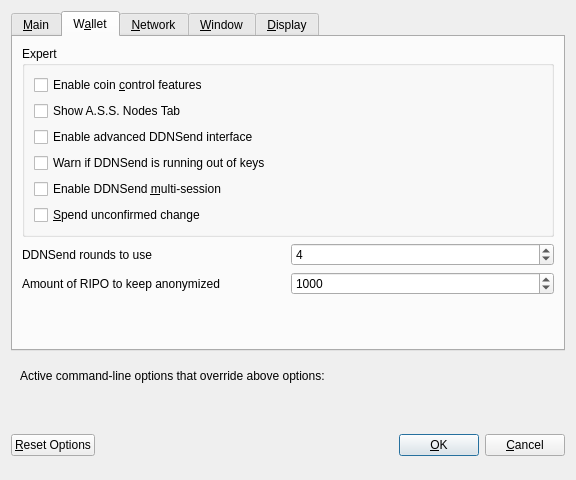
<?xml version="1.0" encoding="UTF-8"?>
<ui version="4.0">
 <class>OptionsDialog</class>
 <widget class="QDialog" name="OptionsDialog">
  <property name="geometry">
   <rect>
    <x>0</x>
    <y>0</y>
    <width>576</width>
    <height>480</height>
   </rect>
  </property>
  <property name="windowTitle">
   <string>Options</string>
  </property>
  <property name="modal">
   <bool>true</bool>
  </property>
  <layout class="QVBoxLayout" name="verticalLayout">
   <item>
    <widget class="QTabWidget" name="tabWidget">
     <property name="currentIndex">
      <number>1</number>
     </property>
     <widget class="QWidget" name="tabMain">
      <attribute name="title">
       <string>&amp;Main</string>
      </attribute>
      <layout class="QVBoxLayout" name="verticalLayout_Main">
       <item>
        <widget class="QCheckBox" name="bitcoinAtStartup">
         <property name="toolTip">
          <string>Automatically start RIPO Core after logging in to the system.</string>
         </property>
         <property name="text">
          <string>&amp;Start Ripoff Core on system login</string>
         </property>
        </widget>
       </item>
       <item>
        <layout class="QHBoxLayout" name="horizontalLayout_2_Main">
         <item>
          <widget class="QLabel" name="databaseCacheLabel">
           <property name="text">
            <string>Size of &amp;database cache</string>
           </property>
           <property name="textFormat">
            <enum>Qt::PlainText</enum>
           </property>
           <property name="buddy">
            <cstring>databaseCache</cstring>
           </property>
          </widget>
         </item>
         <item>
          <widget class="QSpinBox" name="databaseCache"/>
         </item>
         <item>
          <widget class="QLabel" name="databaseCacheUnitLabel">
           <property name="text">
            <string>MB</string>
           </property>
           <property name="textFormat">
            <enum>Qt::PlainText</enum>
           </property>
          </widget>
         </item>
         <item>
          <spacer name="horizontalSpacer_2_Main">
           <property name="orientation">
            <enum>Qt::Horizontal</enum>
           </property>
           <property name="sizeHint" stdset="0">
            <size>
             <width>40</width>
             <height>20</height>
            </size>
           </property>
          </spacer>
         </item>
        </layout>
       </item>
       <item>
        <layout class="QHBoxLayout" name="horizontalLayout_3_Main">
         <item>
          <widget class="QLabel" name="threadsScriptVerifLabel">
           <property name="text">
            <string>Number of script &amp;verification threads</string>
           </property>
           <property name="textFormat">
            <enum>Qt::PlainText</enum>
           </property>
           <property name="buddy">
            <cstring>threadsScriptVerif</cstring>
           </property>
          </widget>
         </item>
         <item>
          <widget class="QSpinBox" name="threadsScriptVerif">
           <property name="toolTip">
            <string>(0 = auto, &lt;0 = leave that many cores free)</string>
           </property>
          </widget>
         </item>
         <item>
          <spacer name="horizontalSpacer_3_Main">
           <property name="orientation">
            <enum>Qt::Horizontal</enum>
           </property>
           <property name="sizeHint" stdset="0">
            <size>
             <width>40</width>
             <height>20</height>
            </size>
           </property>
          </spacer>
         </item>
        </layout>
       </item>
       <item>
        <spacer name="verticalSpacer_Main">
         <property name="orientation">
          <enum>Qt::Vertical</enum>
         </property>
         <property name="sizeHint" stdset="0">
          <size>
           <width>20</width>
           <height>40</height>
          </size>
         </property>
        </spacer>
       </item>
      </layout>
     </widget>
     <widget class="QWidget" name="tabWallet">
      <attribute name="title">
       <string>W&amp;allet</string>
      </attribute>
      <layout class="QVBoxLayout" name="verticalLayout_Wallet">
       <item>
        <widget class="QGroupBox" name="groupBox">
         <property name="title">
          <string>Expert</string>
         </property>
         <layout class="QVBoxLayout" name="verticalLayout_2">
          <item>
           <widget class="QCheckBox" name="coinControlFeatures">
            <property name="toolTip">
             <string>Whether to show coin control features or not.</string>
            </property>
            <property name="text">
             <string>Enable coin &amp;control features</string>
            </property>
           </widget>
          </item>
          <item>
           <widget class="QCheckBox" name="showMasternodesTab">
            <property name="toolTip">
             <string>Show additional tab listing all your masternodes in first sub-tab&lt;br/&gt;and all masternodes on the network in second sub-tab.</string>
            </property>
            <property name="text">
             <string>Show A.S.S. Nodes Tab</string>
            </property>
           </widget>
          </item>
          <item>
           <widget class="QCheckBox" name="showAdvancedPSUI">
            <property name="toolTip">
             <string>Show additional information and buttons for DDNSend on overview screen.</string>
            </property>
            <property name="text">
             <string>Enable advanced DDNSend interface</string>
            </property>
           </widget>
          </item>
          <item>
           <widget class="QCheckBox" name="lowKeysWarning">
            <property name="toolTip">
             <string>Show warning dialog when DDNSend detects that wallet has very low number of keys left.</string>
            </property>
            <property name="text">
             <string>Warn if DDNSend is running out of keys</string>
            </property>
           </widget>
          </item>
          <item>
           <widget class="QCheckBox" name="privateSendMultiSession">
            <property name="toolTip">
             <string>Whether to use experimental DDNSend mode with multiple mixing sessions per block.&lt;br/&gt;Note: You must use this feature carefully.&lt;br/&gt;Make sure you always have recent wallet (auto)backup in a safe place!</string>
            </property>
            <property name="text">
             <string>Enable DDNSend &amp;multi-session</string>
            </property>
           </widget>
          </item>
          <item>
           <widget class="QCheckBox" name="spendZeroConfChange">
            <property name="toolTip">
             <string>If you disable the spending of unconfirmed change, the change from a transaction&lt;br/&gt;cannot be used until that transaction has at least one confirmation.&lt;br/&gt;This also affects how your balance is computed.</string>
            </property>
            <property name="text">
             <string>&amp;Spend unconfirmed change</string>
            </property>
           </widget>
          </item>
         </layout>
        </widget>
       </item>
       <item>
        <layout class="QHBoxLayout" name="horizontalLayout_4_Wallet">
         <item>
          <widget class="QLabel" name="label">
           <property name="toolTip">
            <string>This setting determines the amount of individual masternodes that an input will be anonymized through.&lt;br/&gt;More rounds of anonymization gives a higher degree of privacy, but also costs more in fees.</string>
           </property>
           <property name="text">
            <string>DDNSend rounds to use</string>
           </property>
          </widget>
         </item>
         <item>
          <widget class="QSpinBox" name="privateSendRounds">
           <property name="minimum">
            <number>2</number>
           </property>
           <property name="maximum">
            <number>8</number>
           </property>
           <property name="value">
            <number>4</number>
           </property>
          </widget>
         </item>
        </layout>
       </item>
       <item>
        <layout class="QHBoxLayout" name="horizontalLayout">
         <item>
          <widget class="QLabel" name="label_2">
           <property name="toolTip">
            <string>This amount acts as a threshold to turn off DDNSend once it's reached.</string>
           </property>
           <property name="statusTip">
            <string notr="true"/>
           </property>
           <property name="whatsThis">
            <string notr="true"/>
           </property>
           <property name="accessibleName">
            <string notr="true"/>
           </property>
           <property name="accessibleDescription">
            <string notr="true"/>
           </property>
           <property name="text">
            <string>Amount of RIPO to keep anonymized</string>
           </property>
          </widget>
         </item>
         <item>
          <widget class="QSpinBox" name="privateSendAmount">
           <property name="minimum">
            <number>2</number>
           </property>
           <property name="maximum">
            <number>2000</number>
           </property>
           <property name="singleStep">
            <number>10</number>
           </property>
           <property name="value">
            <number>1000</number>
           </property>
          </widget>
         </item>
        </layout>
       </item>
       <item>
        <spacer name="verticalSpacer_Wallet">
         <property name="orientation">
          <enum>Qt::Vertical</enum>
         </property>
         <property name="sizeHint" stdset="0">
          <size>
           <width>20</width>
           <height>40</height>
          </size>
         </property>
        </spacer>
       </item>
      </layout>
     </widget>
     <widget class="QWidget" name="tabNetwork">
      <attribute name="title">
       <string>&amp;Network</string>
      </attribute>
      <layout class="QVBoxLayout" name="verticalLayout_Network">
       <item>
        <widget class="QCheckBox" name="mapPortUpnp">
         <property name="toolTip">
          <string>Automatically open the RIPO Core client port on the router. This only works when your router supports UPnP and it is enabled.</string>
         </property>
         <property name="text">
          <string>Map port using &amp;UPnP</string>
         </property>
        </widget>
       </item>
       <item>
        <widget class="QCheckBox" name="allowIncoming">
         <property name="toolTip">
          <string>Accept connections from outside</string>
         </property>
         <property name="text">
          <string>Allow incoming connections</string>
         </property>
        </widget>
       </item>
       <item>
        <widget class="QCheckBox" name="connectSocks">
         <property name="toolTip">
          <string>Connect to the RIPO network through a SOCKS5 proxy.</string>
         </property>
         <property name="text">
          <string>&amp;Connect through SOCKS5 proxy (default proxy):</string>
         </property>
        </widget>
       </item>
       <item>
        <layout class="QHBoxLayout" name="horizontalLayout_1_Network">
         <item>
          <widget class="QLabel" name="proxyIpLabel">
           <property name="text">
            <string>Proxy &amp;IP:</string>
           </property>
           <property name="textFormat">
            <enum>Qt::PlainText</enum>
           </property>
           <property name="buddy">
            <cstring>proxyIp</cstring>
           </property>
          </widget>
         </item>
         <item>
          <widget class="QValidatedLineEdit" name="proxyIp">
           <property name="minimumSize">
            <size>
             <width>140</width>
             <height>0</height>
            </size>
           </property>
           <property name="maximumSize">
            <size>
             <width>140</width>
             <height>16777215</height>
            </size>
           </property>
           <property name="toolTip">
            <string>IP address of the proxy (e.g. IPv4: 127.0.0.1 / IPv6: ::1)</string>
           </property>
          </widget>
         </item>
         <item>
          <widget class="QLabel" name="proxyPortLabel">
           <property name="text">
            <string>&amp;Port:</string>
           </property>
           <property name="textFormat">
            <enum>Qt::PlainText</enum>
           </property>
           <property name="buddy">
            <cstring>proxyPort</cstring>
           </property>
          </widget>
         </item>
         <item>
          <widget class="QLineEdit" name="proxyPort">
           <property name="minimumSize">
            <size>
             <width>55</width>
             <height>0</height>
            </size>
           </property>
           <property name="maximumSize">
            <size>
             <width>55</width>
             <height>16777215</height>
            </size>
           </property>
           <property name="toolTip">
            <string>Port of the proxy (e.g. 9050)</string>
           </property>
          </widget>
         </item>
         <item>
          <spacer name="horizontalSpacer_1_Network">
           <property name="orientation">
            <enum>Qt::Horizontal</enum>
           </property>
           <property name="sizeHint" stdset="0">
            <size>
             <width>40</width>
             <height>20</height>
            </size>
           </property>
          </spacer>
         </item>
        </layout>
       </item>
       <item>
        <layout class="QHBoxLayout" name="horizontalLayout_2_Network">
         <item>
          <widget class="QLabel" name="proxyActiveNets">
           <property name="text">
            <string>Used for reaching peers via:</string>
           </property>
           <property name="textFormat">
            <enum>Qt::PlainText</enum>
           </property>
          </widget>
         </item>
         <item>
          <widget class="QCheckBox" name="proxyReachIPv4">
           <property name="enabled">
            <bool>false</bool>
           </property>
           <property name="toolTip">
            <string>Shows, if the supplied default SOCKS5 proxy is used to reach peers via this network type.</string>
           </property>
           <property name="text">
            <string/>
           </property>
          </widget>
         </item>
         <item>
          <widget class="QLabel" name="proxyReachIPv4Label">
           <property name="text">
            <string>IPv4</string>
           </property>
           <property name="textFormat">
            <enum>Qt::PlainText</enum>
           </property>
          </widget>
         </item>
         <item>
          <widget class="QCheckBox" name="proxyReachIPv6">
           <property name="enabled">
            <bool>false</bool>
           </property>
           <property name="toolTip">
            <string>Shows, if the supplied default SOCKS5 proxy is used to reach peers via this network type.</string>
           </property>
           <property name="text">
            <string/>
           </property>
          </widget>
         </item>
         <item>
          <widget class="QLabel" name="proxyReachIPv6Label">
           <property name="text">
            <string>IPv6</string>
           </property>
           <property name="textFormat">
            <enum>Qt::PlainText</enum>
           </property>
          </widget>
         </item>
         <item>
          <widget class="QCheckBox" name="proxyReachTor">
           <property name="enabled">
            <bool>false</bool>
           </property>
           <property name="toolTip">
            <string>Shows, if the supplied default SOCKS5 proxy is used to reach peers via this network type.</string>
           </property>
           <property name="text">
            <string/>
           </property>
          </widget>
         </item>
         <item>
          <widget class="QLabel" name="proxyReachTorLabel">
           <property name="text">
            <string>Tor</string>
           </property>
           <property name="textFormat">
            <enum>Qt::PlainText</enum>
           </property>
          </widget>
         </item>
         <item>
          <spacer name="horizontalSpacer_2_Network">
           <property name="orientation">
            <enum>Qt::Horizontal</enum>
           </property>
           <property name="sizeHint" stdset="0">
            <size>
             <width>40</width>
             <height>20</height>
            </size>
           </property>
          </spacer>
         </item>
        </layout>
       </item>
       <item>
        <widget class="QCheckBox" name="connectSocksTor">
         <property name="toolTip">
          <string>Connect to the RIPO network through a separate SOCKS5 proxy for Tor hidden services.</string>
         </property>
         <property name="text">
          <string>Use separate SOCKS5 proxy to reach peers via Tor hidden services:</string>
         </property>
        </widget>
       </item>
       <item>
        <layout class="QHBoxLayout" name="horizontalLayout_3_Network">
         <item>
          <widget class="QLabel" name="proxyIpTorLabel">
           <property name="text">
            <string>Proxy &amp;IP:</string>
           </property>
           <property name="textFormat">
            <enum>Qt::PlainText</enum>
           </property>
           <property name="buddy">
            <cstring>proxyIpTor</cstring>
           </property>
          </widget>
         </item>
         <item>
          <widget class="QValidatedLineEdit" name="proxyIpTor">
           <property name="minimumSize">
            <size>
             <width>140</width>
             <height>0</height>
            </size>
           </property>
           <property name="maximumSize">
            <size>
             <width>140</width>
             <height>16777215</height>
            </size>
           </property>
           <property name="toolTip">
            <string>IP address of the proxy (e.g. IPv4: 127.0.0.1 / IPv6: ::1)</string>
           </property>
          </widget>
         </item>
         <item>
          <widget class="QLabel" name="proxyPortTorLabel">
           <property name="text">
            <string>&amp;Port:</string>
           </property>
           <property name="textFormat">
            <enum>Qt::PlainText</enum>
           </property>
           <property name="buddy">
            <cstring>proxyPortTor</cstring>
           </property>
          </widget>
         </item>
         <item>
          <widget class="QLineEdit" name="proxyPortTor">
           <property name="minimumSize">
            <size>
             <width>55</width>
             <height>0</height>
            </size>
           </property>
           <property name="maximumSize">
            <size>
             <width>55</width>
             <height>16777215</height>
            </size>
           </property>
           <property name="toolTip">
            <string>Port of the proxy (e.g. 9050)</string>
           </property>
          </widget>
         </item>
         <item>
          <spacer name="horizontalSpacer_4_Network">
           <property name="orientation">
            <enum>Qt::Horizontal</enum>
           </property>
           <property name="sizeHint" stdset="0">
            <size>
             <width>40</width>
             <height>20</height>
            </size>
           </property>
          </spacer>
         </item>
        </layout>
       </item>
       <item>
        <spacer name="verticalSpacer_Network">
         <property name="orientation">
          <enum>Qt::Vertical</enum>
         </property>
         <property name="sizeHint" stdset="0">
          <size>
           <width>20</width>
           <height>40</height>
          </size>
         </property>
        </spacer>
       </item>
      </layout>
     </widget>
     <widget class="QWidget" name="tabWindow">
      <attribute name="title">
       <string>&amp;Window</string>
      </attribute>
      <layout class="QVBoxLayout" name="verticalLayout_Window">
       <item>
        <widget class="QCheckBox" name="hideTrayIcon">
         <property name="toolTip">
          <string>&amp;Hide the icon from the system tray.</string>
         </property>
         <property name="text">
          <string>Hide tray icon</string>
         </property>
        </widget>
       </item>
       <item>
        <widget class="QCheckBox" name="minimizeToTray">
         <property name="toolTip">
          <string>Show only a tray icon after minimizing the window.</string>
         </property>
         <property name="text">
          <string>&amp;Minimize to the tray instead of the taskbar</string>
         </property>
        </widget>
       </item>
       <item>
        <widget class="QCheckBox" name="minimizeOnClose">
         <property name="toolTip">
          <string>Minimize instead of exit the application when the window is closed. When this option is enabled, the application will be closed only after selecting Exit in the menu.</string>
         </property>
         <property name="text">
          <string>M&amp;inimize on close</string>
         </property>
        </widget>
       </item>
       <item>
        <spacer name="verticalSpacer_Window">
         <property name="orientation">
          <enum>Qt::Vertical</enum>
         </property>
         <property name="sizeHint" stdset="0">
          <size>
           <width>20</width>
           <height>40</height>
          </size>
         </property>
        </spacer>
       </item>
      </layout>
     </widget>
     <widget class="QWidget" name="tabDisplay">
      <attribute name="title">
       <string>&amp;Display</string>
      </attribute>
      <layout class="QVBoxLayout" name="verticalLayout_Display">
       <item>
        <layout class="QHBoxLayout" name="horizontalLayout_1_Display">
         <item>
          <widget class="QLabel" name="langLabel">
           <property name="text">
            <string>User Interface &amp;language:</string>
           </property>
           <property name="textFormat">
            <enum>Qt::PlainText</enum>
           </property>
           <property name="buddy">
            <cstring>lang</cstring>
           </property>
          </widget>
         </item>
         <item>
          <widget class="QValueComboBox" name="lang">
           <property name="toolTip">
            <string>The user interface language can be set here. This setting will take effect after restarting RIPO Core.</string>
           </property>
          </widget>
         </item>
        </layout>
       </item>
       <item>
        <widget class="QLabel" name="label_3">
         <property name="toolTip">
          <string notr="true"/>
         </property>
         <property name="statusTip">
          <string notr="true"/>
         </property>
         <property name="whatsThis">
          <string notr="true"/>
         </property>
         <property name="accessibleName">
          <string notr="true"/>
         </property>
         <property name="text">
          <string>Language missing or translation incomplete? Help contributing translations here:
https://www.transifex.com/projects/p/ripoffcoin/</string>
         </property>
         <property name="wordWrap">
          <bool>true</bool>
         </property>
         <property name="openExternalLinks">
          <bool>true</bool>
         </property>
         <property name="textInteractionFlags">
          <set>Qt::TextBrowserInteraction</set>
         </property>
        </widget>
       </item>
       <item>
        <layout class="QHBoxLayout" name="horizontalLayout_4_Display" stretch="0,0">
         <item>
          <widget class="QLabel" name="themeLabel">
           <property name="text">
            <string>User Interface Theme:</string>
           </property>
          </widget>
         </item>
         <item>
          <widget class="QValueComboBox" name="theme"/>
         </item>
        </layout>
       </item>
       <item>
        <widget class="Line" name="line">
         <property name="orientation">
          <enum>Qt::Horizontal</enum>
         </property>
        </widget>
       </item>
       <item>
        <layout class="QHBoxLayout" name="horizontalLayout_2_Display">
         <item>
          <widget class="QLabel" name="unitLabel">
           <property name="text">
            <string>&amp;Unit to show amounts in:</string>
           </property>
           <property name="textFormat">
            <enum>Qt::PlainText</enum>
           </property>
           <property name="buddy">
            <cstring>unit</cstring>
           </property>
          </widget>
         </item>
         <item>
          <widget class="QValueComboBox" name="unit">
           <property name="toolTip">
            <string>Choose the default subdivision unit to show in the interface and when sending coins.</string>
           </property>
          </widget>
         </item>
        </layout>
       </item>
       <item>
        <layout class="QHBoxLayout" name="horizontalLayout_5_Display">
         <item>
          <widget class="QLabel" name="digitsLabel">
           <property name="text">
            <string>Decimal digits</string>
           </property>
          </widget>
         </item>
         <item>
          <widget class="QValueComboBox" name="digits"/>
         </item>
        </layout>
       </item>
       <item>
        <layout class="QHBoxLayout" name="horizontalLayout_3_Display">
         <item>
          <widget class="QLabel" name="thirdPartyTxUrlsLabel">
           <property name="toolTip">
            <string>Third party URLs (e.g. a block explorer) that appear in the transactions tab as context menu items.&lt;br/&gt;%s in the URL is replaced by transaction hash. Multiple URLs are separated by vertical bar |.</string>
           </property>
           <property name="text">
            <string>Third party transaction URLs</string>
           </property>
           <property name="buddy">
            <cstring>thirdPartyTxUrls</cstring>
           </property>
          </widget>
         </item>
         <item>
          <widget class="QLineEdit" name="thirdPartyTxUrls">
           <property name="toolTip">
            <string>Third party URLs (e.g. a block explorer) that appear in the transactions tab as context menu items.&lt;br/&gt;%s in the URL is replaced by transaction hash. Multiple URLs are separated by vertical bar |.</string>
           </property>
          </widget>
         </item>
        </layout>
       </item>
       <item>
        <spacer name="verticalSpacer">
         <property name="orientation">
          <enum>Qt::Vertical</enum>
         </property>
         <property name="sizeHint" stdset="0">
          <size>
           <width>20</width>
           <height>40</height>
          </size>
         </property>
        </spacer>
       </item>
      </layout>
     </widget>
    </widget>
   </item>
   <item>
    <widget class="QFrame" name="frame">
     <layout class="QVBoxLayout" name="verticalLayout_Bottom">
      <item>
       <layout class="QHBoxLayout" name="horizontalLayout_Bottom">
        <item>
         <widget class="QLabel" name="overriddenByCommandLineInfoLabel">
          <property name="text">
           <string>Active command-line options that override above options:</string>
          </property>
          <property name="textFormat">
           <enum>Qt::PlainText</enum>
          </property>
         </widget>
        </item>
        <item>
         <spacer name="horizontalSpacer_Bottom">
          <property name="orientation">
           <enum>Qt::Horizontal</enum>
          </property>
          <property name="sizeHint" stdset="0">
           <size>
            <width>40</width>
            <height>20</height>
           </size>
          </property>
         </spacer>
        </item>
       </layout>
      </item>
      <item>
       <widget class="QLabel" name="overriddenByCommandLineLabel">
        <property name="text">
         <string/>
        </property>
        <property name="textFormat">
         <enum>Qt::PlainText</enum>
        </property>
        <property name="wordWrap">
         <bool>true</bool>
        </property>
       </widget>
      </item>
     </layout>
    </widget>
   </item>
   <item>
    <layout class="QHBoxLayout" name="horizontalLayout_Buttons">
     <item>
      <widget class="QPushButton" name="resetButton">
       <property name="toolTip">
        <string>Reset all client options to default.</string>
       </property>
       <property name="text">
        <string>&amp;Reset Options</string>
       </property>
       <property name="autoDefault">
        <bool>false</bool>
       </property>
      </widget>
     </item>
     <item>
      <spacer name="horizontalSpacer_1">
       <property name="orientation">
        <enum>Qt::Horizontal</enum>
       </property>
       <property name="sizeHint" stdset="0">
        <size>
         <width>40</width>
         <height>48</height>
        </size>
       </property>
      </spacer>
     </item>
     <item>
      <widget class="QLabel" name="statusLabel">
       <property name="minimumSize">
        <size>
         <width>200</width>
         <height>0</height>
        </size>
       </property>
       <property name="font">
        <font>
         <weight>75</weight>
         <bold>true</bold>
        </font>
       </property>
       <property name="text">
        <string/>
       </property>
       <property name="textFormat">
        <enum>Qt::PlainText</enum>
       </property>
       <property name="wordWrap">
        <bool>true</bool>
       </property>
      </widget>
     </item>
     <item>
      <spacer name="horizontalSpacer_2">
       <property name="orientation">
        <enum>Qt::Horizontal</enum>
       </property>
       <property name="sizeHint" stdset="0">
        <size>
         <width>40</width>
         <height>48</height>
        </size>
       </property>
      </spacer>
     </item>
     <item>
      <widget class="QPushButton" name="okButton">
       <property name="text">
        <string>&amp;OK</string>
       </property>
       <property name="autoDefault">
        <bool>false</bool>
       </property>
       <property name="default">
        <bool>true</bool>
       </property>
      </widget>
     </item>
     <item>
      <widget class="QPushButton" name="cancelButton">
       <property name="text">
        <string>&amp;Cancel</string>
       </property>
       <property name="autoDefault">
        <bool>false</bool>
       </property>
      </widget>
     </item>
    </layout>
   </item>
  </layout>
 </widget>
 <customwidgets>
  <customwidget>
   <class>QValidatedLineEdit</class>
   <extends>QLineEdit</extends>
   <header>qvalidatedlineedit.h</header>
  </customwidget>
  <customwidget>
   <class>QValueComboBox</class>
   <extends>QComboBox</extends>
   <header>qvaluecombobox.h</header>
  </customwidget>
 </customwidgets>
 <resources/>
 <connections/>
</ui>
